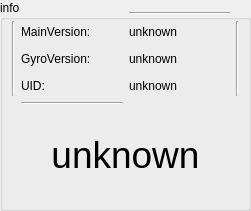
   <widget class="QGroupBox" name="groupBox_2">
    <property name="geometry">
     <rect>
      <x>240</x>
      <y>10</y>
      <width>251</width>
      <height>211</height>
     </rect>
    </property>
    <property name="title">
     <string>info</string>
    </property>
    <widget class="QWidget" name="layoutWidget">
     <property name="geometry">
      <rect>
       <x>10</x>
       <y>10</y>
       <width>231</width>
       <height>99</height>
      </rect>
     </property>
     <layout class="QGridLayout" name="gridLayout_16">
      <property name="leftMargin">
       <number>2</number>
      </property>
      <property name="topMargin">
       <number>2</number>
      </property>
      <property name="rightMargin">
       <number>2</number>
      </property>
      <property name="bottomMargin">
       <number>2</number>
      </property>
      <item row="1" column="1">
       <layout class="QGridLayout" name="gridLayout_15">
        <item row="0" column="0">
         <widget class="QLabel" name="label_74">
          <property name="minimumSize">
           <size>
            <width>0</width>
            <height>21</height>
           </size>
          </property>
          <property name="maximumSize">
           <size>
            <width>16777215</width>
            <height>21</height>
           </size>
          </property>
          <property name="text">
           <string>MainVersion:</string>
          </property>
         </widget>
        </item>
        <item row="1" column="0">
         <widget class="QLabel" name="label_73">
          <property name="minimumSize">
           <size>
            <width>0</width>
            <height>21</height>
           </size>
          </property>
          <property name="maximumSize">
           <size>
            <width>16777215</width>
            <height>21</height>
           </size>
          </property>
          <property name="text">
           <string>GyroVersion:</string>
          </property>
         </widget>
        </item>
        <item row="2" column="0">
         <widget class="QLabel" name="label_75">
          <property name="minimumSize">
           <size>
            <width>0</width>
            <height>21</height>
           </size>
          </property>
          <property name="maximumSize">
           <size>
            <width>16777215</width>
            <height>21</height>
           </size>
          </property>
          <property name="text">
           <string>UID:</string>
          </property>
         </widget>
        </item>
       </layout>
      </item>
      <item row="1" column="2">
       <layout class="QGridLayout" name="gridLayout_14">
        <item row="1" column="0">
         <widget class="QLabel" name="gyroversion_label">
          <property name="minimumSize">
           <size>
            <width>0</width>
            <height>21</height>
           </size>
          </property>
          <property name="maximumSize">
           <size>
            <width>16777215</width>
            <height>21</height>
           </size>
          </property>
          <property name="text">
           <string>unknown</string>
          </property>
         </widget>
        </item>
        <item row="2" column="0">
         <widget class="QLabel" name="uid_label">
          <property name="minimumSize">
           <size>
            <width>0</width>
            <height>21</height>
           </size>
          </property>
          <property name="maximumSize">
           <size>
            <width>16777215</width>
            <height>21</height>
           </size>
          </property>
          <property name="text">
           <string>unknown</string>
          </property>
         </widget>
        </item>
        <item row="0" column="0">
         <widget class="QLabel" name="mainversion_label">
          <property name="minimumSize">
           <size>
            <width>0</width>
            <height>21</height>
           </size>
          </property>
          <property name="maximumSize">
           <size>
            <width>16777215</width>
            <height>21</height>
           </size>
          </property>
          <property name="text">
           <string>unknown</string>
          </property>
         </widget>
        </item>
       </layout>
      </item>
      <item row="2" column="1">
       <widget class="Line" name="line_35">
        <property name="orientation">
         <enum>Qt::Horizontal</enum>
        </property>
       </widget>
      </item>
      <item row="0" column="2">
       <widget class="Line" name="line_36">
        <property name="orientation">
         <enum>Qt::Horizontal</enum>
        </property>
       </widget>
      </item>
      <item row="1" column="0">
       <widget class="Line" name="line_37">
        <property name="orientation">
         <enum>Qt::Vertical</enum>
        </property>
       </widget>
      </item>
      <item row="1" column="3">
       <widget class="Line" name="line_38">
        <property name="orientation">
         <enum>Qt::Vertical</enum>
        </property>
       </widget>
      </item>
     </layout>
    </widget>
    <widget class="QLabel" name="uidcode_bar_label">
     <property name="geometry">
      <rect>
       <x>10</x>
       <y>110</y>
       <width>231</width>
       <height>91</height>
      </rect>
     </property>
     <property name="text">
      <string>&lt;html&gt;&lt;head/&gt;&lt;body&gt;&lt;p align=&quot;center&quot;&gt;&lt;span style=&quot; font-size:28pt;&quot;&gt;unknown&lt;/span&gt;&lt;/p&gt;&lt;/body&gt;&lt;/html&gt;</string>
     </property>
    </widget>
   </widget>
